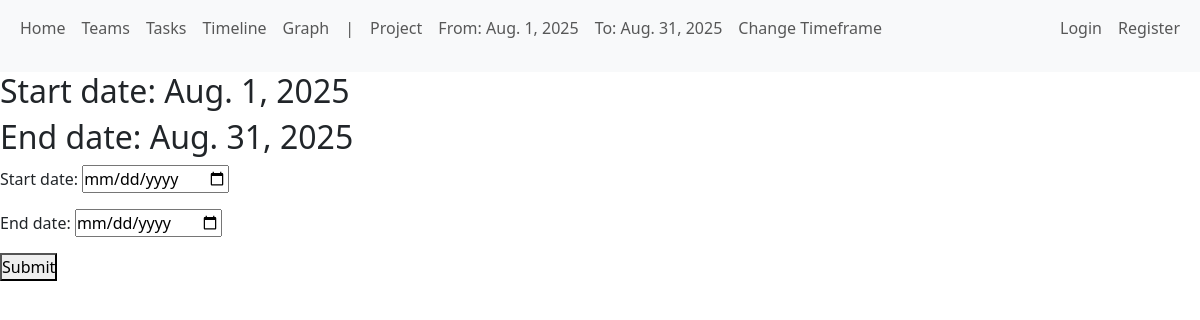
/distributor/change_project_page, run on an earlier commit of the app's database.
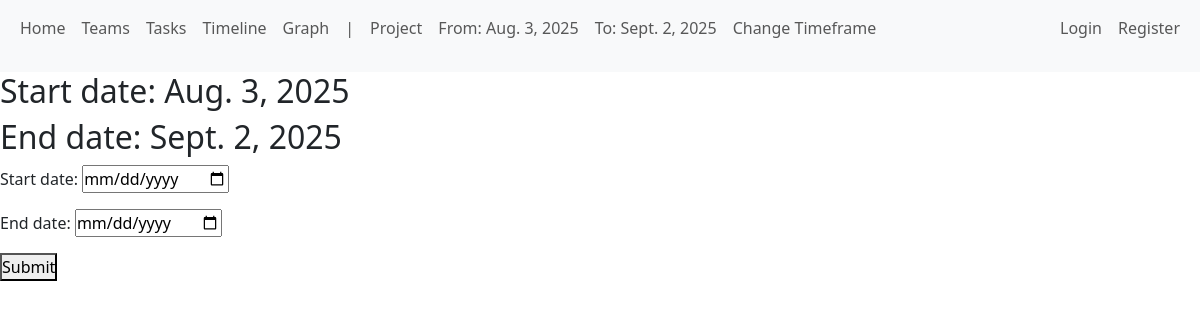
And on a later commit of the database.
### distributor/models.py (models this page shows)
class Project(models.Model):
    start_date = models.DateField()
    end_date = models.DateField()
    order_counter = models.IntegerField(default=0)

### distributor/views.py (the view)
# urls.py: path("change_project_page", views.change_project_page, name='change_project_page'),
def change_project_page(request):
    return render(request, "distributor/change_project_timeframe.html")

### distributor/forms.py
class ProjectTimeframeForm(forms.ModelForm):
    class Meta:
        model = Project
        fields = ["start_date", "end_date"]
        widgets = {
            'start_date': forms.DateInput(attrs={'id': 'start_date_input_project', 'placeholder': 'Start Date', 'type': 'date'}),
            'end_date': forms.DateInput(attrs={'id': 'end_date_input_project', 'placeholder': 'End Date', 'type': 'date'})
        }

### distributor/context_processors.py (called while the page is built)
def global_project_timeframe_form(request):
    return {
        "global_project_timeframe_form": ProjectTimeframeForm(),
    }

def global_project_timeframe(request):
    project_time_frame = Project.objects.first()
    if project_time_frame:
        return {
            "global_project_timeframe": project_time_frame,
        }
    else:
        return {
            "global_project_timeframe": 'No values picked yet',
        }

### distributor/templates/distributor/change_project_timeframe.html (shortened to what this page needs)
{% extends 'distributor/base.html' %}
{% block content %}
<h2>Start date: {{ global_project_timeframe.start_date }}</h2>
<h2>End date: {{ global_project_timeframe.end_date }}</h2>
<form method="POST" action="{% url 'define_project_timeframe' %}">
                {{ global_project_timeframe_form.as_p }}
                <button type="submit">Submit</button>
            </form>
{% endblock %}

### distributor/templates/distributor/base.html (shortened to what this page needs)
{% load static %}
<!DOCTYPE html>
<html lang="en">
<head>
    <link href="https://cdn.jsdelivr.net/npm/bootstrap@5.3.7/dist/css/bootstrap.min.css" rel="stylesheet"
>
    <link rel="stylesheet" href="{% static 'css/style.css' %}">
</head>
<body>
<header>
    <nav class="navbar navbar-expand-lg bg-body-tertiary">
        <div class="container-fluid">
            <div class="collapse navbar-collapse" id="navbarNav">
                <ul class="navbar-nav">
                    <div class="internal_navbar_container">
                        <div class="common_links_base_navbar">
                            <li>
                                <a class="nav-link" href='{% url 'home' %}'>Home</a>
                            </li>
                            <li class="nav-item">
                                <a class="nav-link" href="{% url 'teams' %}">Teams</a>
                            </li>
                            <li class="nav-item">
                                <a class="nav-link" href="{% url 'tasks' %}">Tasks</a>
                            </li>
                            <li class="nav-item">
                                <a class="nav-link" href="{% url 'timeline' %}">Timeline</a>
                            </li>
                            <li class="nav-item">
                                <a class="nav-link" href="{% url 'training_page' %}">Graph</a>
                            </li>
                            <div class="timeframe_information_navbar">
                            <li>
                                <p id="hide_on_navbar_media_query" class="nav-link">|</p>
                            </li>
                            <li>
                                <p class="nav-link">Project</p>
                            </li>
                            <li>
                                <p class="nav-link">From: {{ global_project_timeframe.start_date }}</p>
                            </li>
                            <li>
                                <p class="nav-link">To: {{ global_project_timeframe.end_date }}</p>
                            </li>
                            <li>
                                <a class="nav-link" href="{% url 'change_project_page' %}">Change Timeframe</a>
                            </li>
                            </div>
                        </div>
                        <div class="user_view">
                            {% if user.is_authenticated %}
                                <a class="nav-link" href="{% url 'profile_page' user.id %}">{{ user }}</a>
                                <a class="nav-link" href="">Logout</a>
                            {% else %}
                                <a class="nav-link" href="{% url 'login_view' %}">Login</a>
                                <a class="nav-link" href="{% url 'register_view' %}">Register</a>
                            {% endif %}
                        </div>
                    </div>
                </ul>
            </div>
        </div>
    </nav>
</header>
<main>
    {% block content %}
    {% endblock %}
</main>
</body>
</html>

What changed in the data, as far as the page shows it:
removed Project: start_date "Aug. 1, 2025", end_date "Aug. 31, 2025"
added Project: start_date "Aug. 3, 2025", end_date "Sept. 2, 2025"
